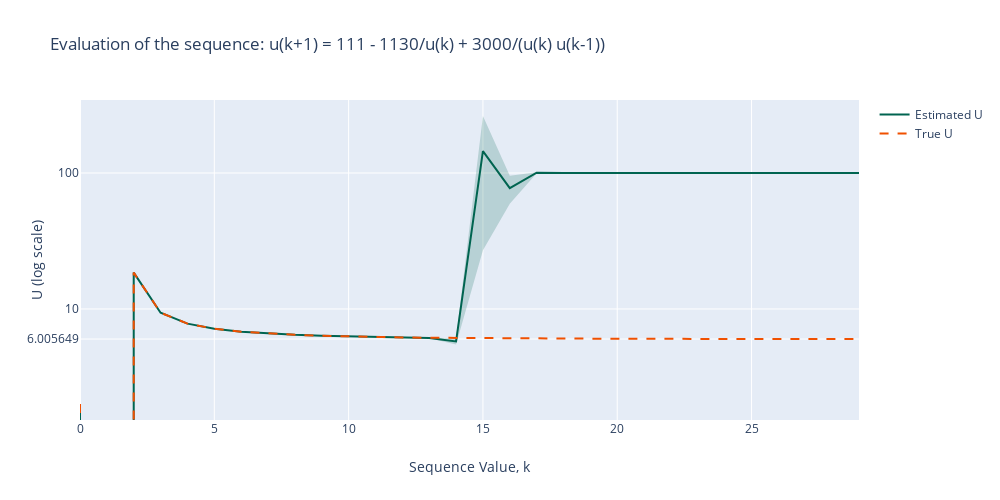

Write notebook code for a chart like this one.
### Markdown cell above
### Plot the sequence

### Code cell
x = list(np.arange(data.shape[0]))
x_rev = x[::-1]

# Line 1
serr = np.std(data, axis=1) / np.sqrt(data.shape[1])
# serr = np.std(data, axis=1)
y1 = np.mean(data, axis=1)
y1_upper = list(y1 + serr)
y1_lower = list(y1 - serr)
y1_lower = y1_lower[::-1]

us = [float(_) for _ in u]

fig = go.Figure()
fig.add_trace(go.Scatter(
    x=x+x_rev,
    y=y1_upper+y1_lower,
    fill='toself',
    fillcolor='rgba(0,100,80,0.2)',
    line_color='rgba(255,255,255,0)',
    showlegend=False,
    name='Estimated U',
))
fig.add_trace(go.Scatter(
    x=x, y=y1,
    line_color='rgb(0,100,80)',
    name='Estimated U',
))
fig.add_trace(go.Scatter(
    x=x, y=us,
    line_color='rgb(240,80,0)',
    name='True U',
    line={"dash":"dash"}
))


fig.update_traces(mode='lines')
fig.update_layout(title='Evaluation of the sequence: u(k+1) = 111 - 1130/u(k) + 3000/(u(k) u(k-1))',
                  yaxis={"title": "U (log scale)", "type": "log", "tickvals":[6.00564868, 10, 100]},
                  xaxis={"title": "Sequence Value, k"},
                  width=1000,
                  height=500)
fig.show()

### Figure 1 — Plotly figure (JSON) as saved in the notebook; plotly's stock layout.template omitted (floating-point values rounded to 4 significant figures)
{"data": [{"fill": "toself", "fillcolor": "rgba(0,100,80,0.2)", "line": {"color": "rgba(255,255,255,0)"}, "mode": "lines", "name": "Estimated U", "showlegend": false, "type": "scatter", "x": [0, 1, 2, 3, 4, 5, 6, 7, 8, 9, 10, 11, 12, 13, 14, 15, 16, 17, 18, 19, 20, 21, 22, 23, 24, 25, 26, 27, 28, 29, 29, 28, 27, 26, 25, 24, 23, 22, 21, 20, 19, 18, 17, 16, 15, 14, 13, 12, 11, 10, 9, 8, 7, 6, 5, 4, 3, 2, 1, 0], "y": [2, -4, 18.5, 9.378, 7.801, 7.154, 6.807, 6.593, 6.449, 6.348, 6.274, 6.219, 6.179, 6.13, 6.057, 262.4, 95.26, 101.4, 100.0, 100.0, 100.0, 100.0, 100.0, 100.0, 100.0, 100.0, 100.0, 100.0, 100.0, 100, 100, 100, 100.0, 100.0, 100.0, 100.0, 100.0, 100.0, 100.0, 100.0, 99.96, 99.98, 99.62, 59.29, 27.02, 5.474, 6.096, 6.177, 6.219, 6.274, 6.348, 6.449, 6.593, 6.807, 7.154, 7.801, 9.378, 18.5, -4, 2]}, {"line": {"color": "rgb(0,100,80)"}, "mode": "lines", "name": "Estimated U", "type": "scatter", "x": [0, 1, 2, 3, 4, 5, 6, 7, 8, 9, 10, 11, 12, 13, 14, 15, 16, 17, 18, 19, 20, 21, 22, 23, 24, 25, 26, 27, 28, 29], "y": [2, -4, 18.5, 9.378, 7.801, 7.154, 6.807, 6.593, 6.449, 6.348, 6.274, 6.219, 6.178, 6.113, 5.766, 144.7, 77.28, 100.5, 100.0, 99.98, 100.0, 100.0, 100.0, 100.0, 100.0, 100.0, 100.0, 100.0, 100.0, 100]}, {"line": {"color": "rgb(240,80,0)", "dash": "dash"}, "mode": "lines", "name": "True U", "type": "scatter", "x": [0, 1, 2, 3, 4, 5, 6, 7, 8, 9, 10, 11, 12, 13, 14, 15, 16, 17, 18, 19, 20, 21, 22, 23, 24, 25, 26, 27, 28, 29], "y": [2, -4, 18.5, 9.378, 7.801, 7.154, 6.807, 6.593, 6.449, 6.348, 6.274, 6.219, 6.176, 6.142, 6.116, 6.095, 6.078, 6.064, 6.053, 6.044, 6.036, 6.03, 6.025, 6.021, 6.017, 6.014, 6.012, 6.01, 6.008, 6.007]}], "layout": {"height": 500, "title": {"text": "Evaluation of the sequence: u(k+1) = 111 - 1130/u(k) + 3000/(u(k) u(k-1))"}, "width": 1000, "xaxis": {"title": {"text": "Sequence Value, k"}}, "yaxis": {"tickvals": [6.006, 10, 100], "title": {"text": "U (log scale)"}, "type": "log"}}}
